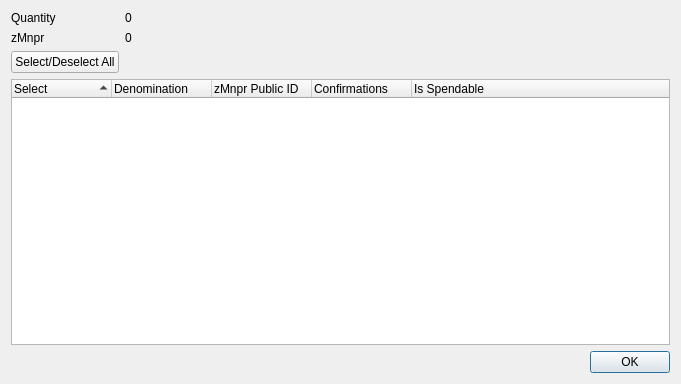
<?xml version="1.0" encoding="UTF-8"?>
<ui version="4.0">
 <class>ZMnprControlDialog</class>
 <widget class="QDialog" name="ZMnprControlDialog">
  <property name="geometry">
   <rect>
    <x>0</x>
    <y>0</y>
    <width>681</width>
    <height>384</height>
   </rect>
  </property>
  <property name="minimumSize">
   <size>
    <width>681</width>
    <height>384</height>
   </size>
  </property>
  <property name="windowTitle">
   <string>Select zMnpr to Spend</string>
  </property>
  <layout class="QGridLayout" name="gridLayout">
   <item row="0" column="0">
    <layout class="QFormLayout" name="formLayout">
     <property name="sizeConstraint">
      <enum>QLayout::SetDefaultConstraint</enum>
     </property>
     <item row="0" column="0">
      <widget class="QLabel" name="labelQuantity">
       <property name="text">
        <string>Quantity</string>
       </property>
      </widget>
     </item>
     <item row="0" column="1">
      <widget class="QLabel" name="labelQuantity_int">
       <property name="text">
        <string>0</string>
       </property>
      </widget>
     </item>
     <item row="1" column="0">
      <widget class="QLabel" name="labelZMnpr">
       <property name="text">
        <string>zMnpr</string>
       </property>
      </widget>
     </item>
     <item row="1" column="1">
      <widget class="QLabel" name="labelZMnpr_int">
       <property name="text">
        <string>0</string>
       </property>
      </widget>
     </item>
     <item row="2" column="0">
      <widget class="QPushButton" name="pushButtonAll">
       <property name="text">
        <string>Select/Deselect All</string>
       </property>
      </widget>
     </item>
    </layout>
   </item>
   <item row="1" column="0">
    <layout class="QVBoxLayout" name="verticalLayout">
     <item>
      <widget class="QTreeWidget" name="treeWidget">
       <property name="minimumSize">
        <size>
         <width>0</width>
         <height>250</height>
        </size>
       </property>
       <property name="alternatingRowColors">
        <bool>true</bool>
       </property>
       <property name="sortingEnabled">
        <bool>true</bool>
       </property>
       <property name="columnCount">
        <number>5</number>
       </property>
       <attribute name="headerDefaultSectionSize">
        <number>100</number>
       </attribute>
       <column>
        <property name="text">
         <string notr="true">Select</string>
        </property>
       </column>
       <column>
        <property name="text">
         <string notr="true">Denomination</string>
        </property>
       </column>
       <column>
        <property name="text">
         <string notr="true">zMnpr Public ID</string>
        </property>
       </column>
       <column>
        <property name="text">
         <string notr="true">Confirmations</string>
        </property>
       </column>
       <column>
        <property name="text">
         <string>Is Spendable</string>
        </property>
       </column>
      </widget>
     </item>
     <item>
      <widget class="QDialogButtonBox" name="buttonBox">
       <property name="orientation">
        <enum>Qt::Horizontal</enum>
       </property>
       <property name="standardButtons">
        <set>QDialogButtonBox::Ok</set>
       </property>
      </widget>
     </item>
    </layout>
   </item>
  </layout>
 </widget>
 <resources/>
 <connections>
  <connection>
   <sender>buttonBox</sender>
   <signal>accepted()</signal>
   <receiver>ZMnprControlDialog</receiver>
   <slot>accept()</slot>
   <hints>
    <hint type="sourcelabel">
     <x>248</x>
     <y>254</y>
    </hint>
    <hint type="destinationlabel">
     <x>157</x>
     <y>274</y>
    </hint>
   </hints>
  </connection>
  <connection>
   <sender>buttonBox</sender>
   <signal>rejected()</signal>
   <receiver>ZMnprControlDialog</receiver>
   <slot>reject()</slot>
   <hints>
    <hint type="sourcelabel">
     <x>316</x>
     <y>260</y>
    </hint>
    <hint type="destinationlabel">
     <x>286</x>
     <y>274</y>
    </hint>
   </hints>
  </connection>
 </connections>
</ui>
